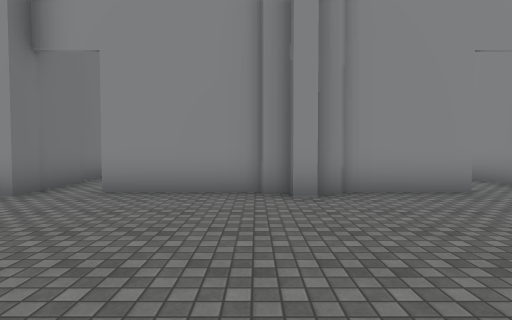
View 1 (above)

24 first-person views from a walk through a 3-D level made in the Unity game engine. The camera is 1.4 m above the floor, tilts 2° down and sees 80° across. The floor is counted in squares, 1.8 m on a side. Each view is taken from the middle of a square. On the plan, view 1 faces up. The plan holds only what a view shows up to about 11 squares ahead; the rest is blank. The place goes on beyond the plan. The player is left out. Door leaves are left out, so doorways stand open. Some surface patterns are stand-ins.

View 2
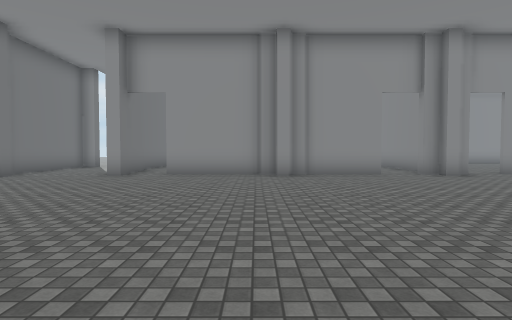

View 3
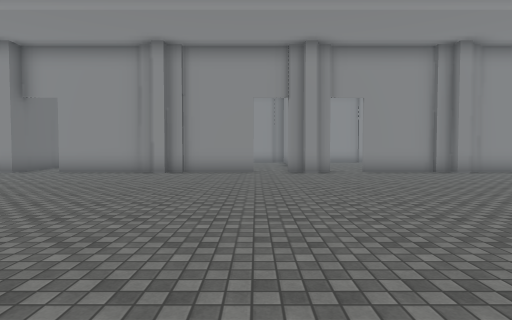

View 4
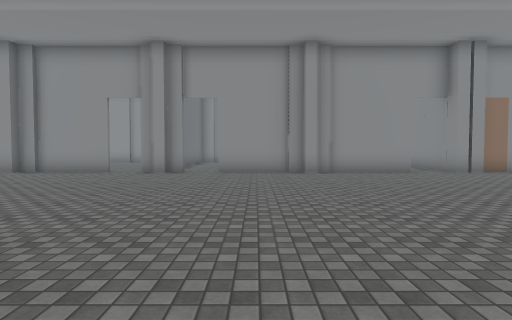

View 5
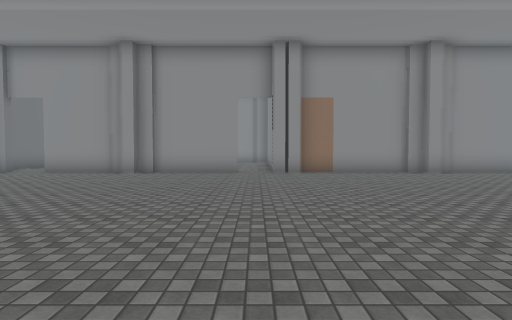

View 6
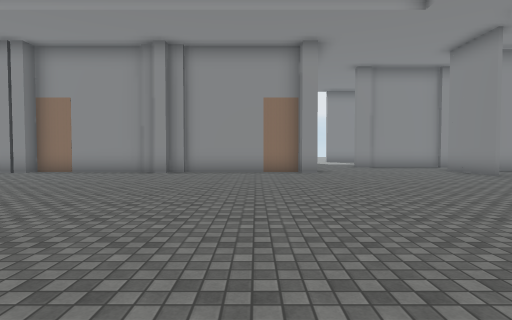

View 7
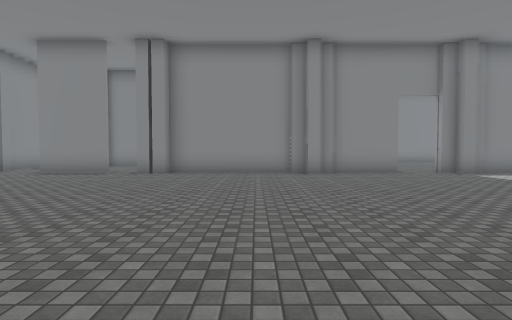

View 8
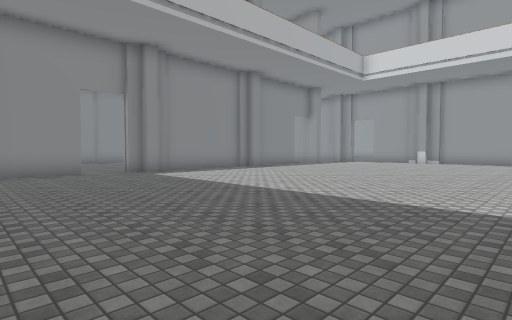

View 9
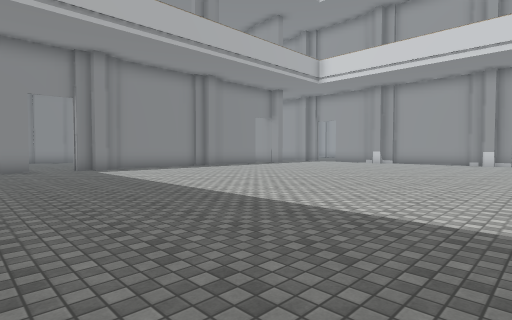

View 10
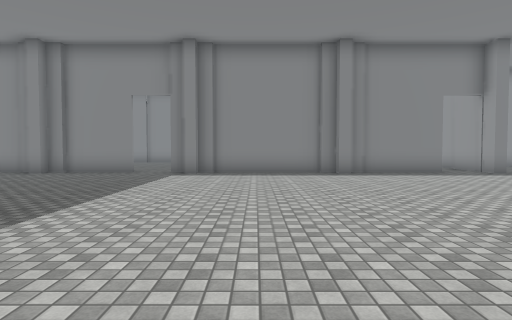

View 11
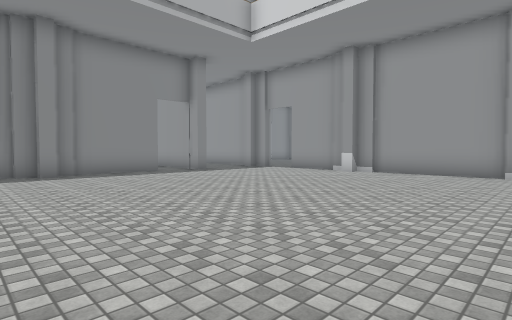

View 12
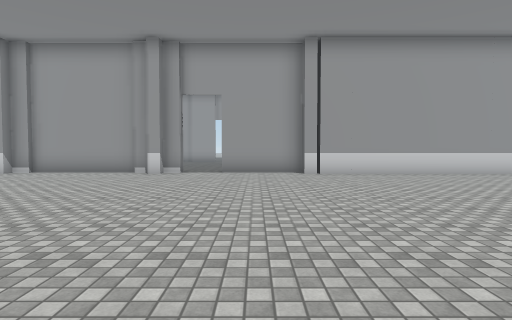

View 13
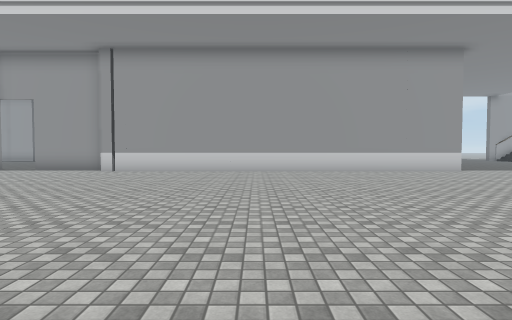

View 14
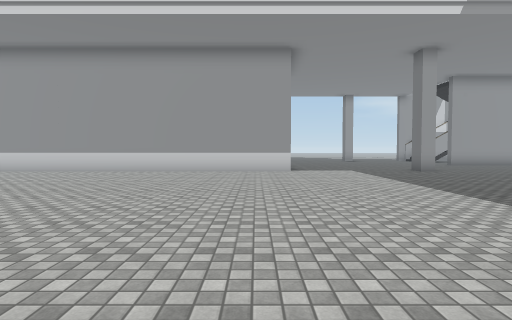

View 15
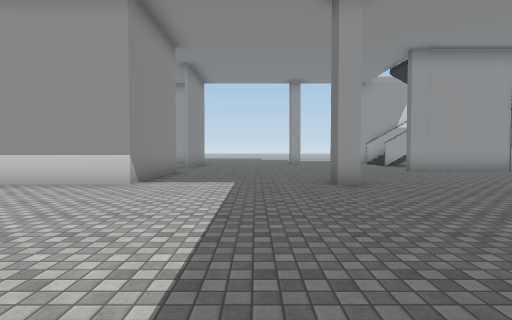

View 16
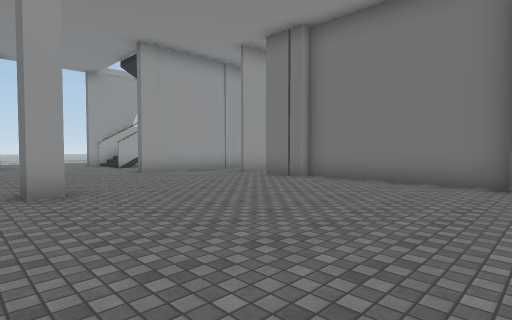

View 17
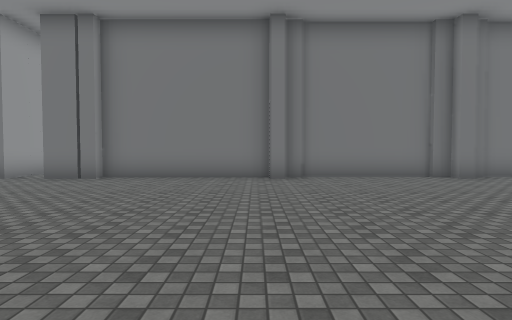

View 18
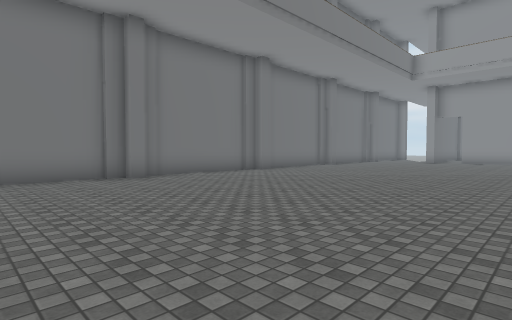

View 19
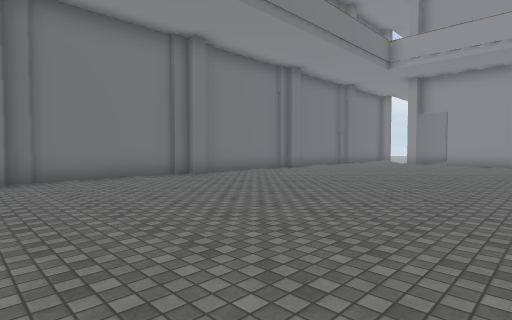

View 20
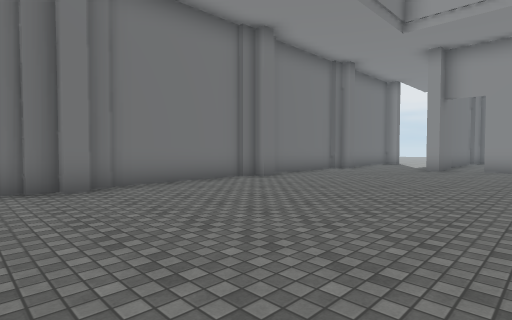

View 21
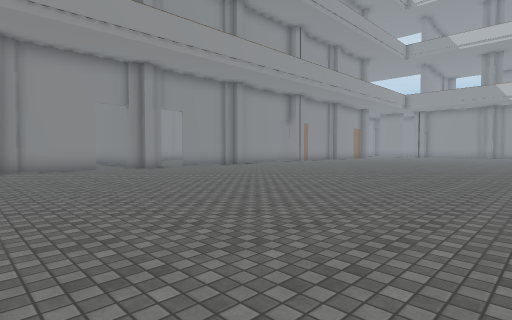

View 22
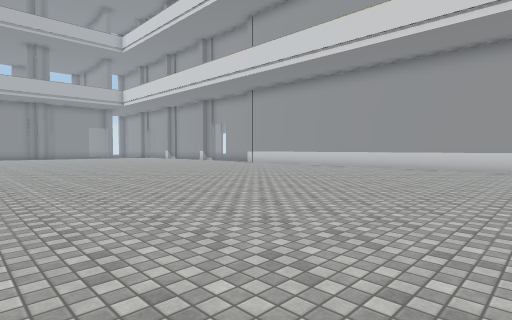

View 23
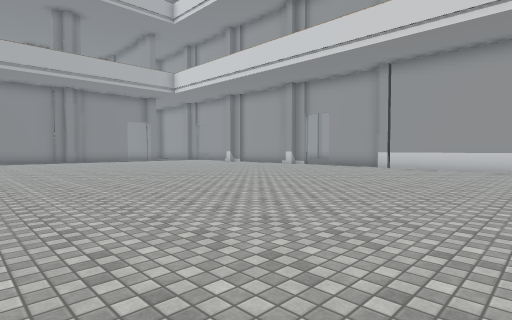

View 24
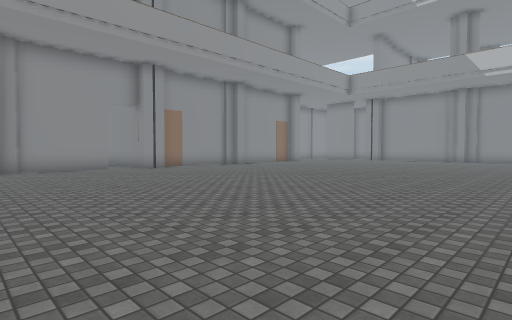

### Floor plan
Points are (right, up) in squares from view 1. A wall is a line through its corners. A room is listed if a view was taken in it or the views show most of it. See-through windows are left out.
Room 1 (views 1, 2, 3, 4, 5, 6, 7, 8, 9, 10, 11, 12, 13, 14, 15, 16, 17, 18, 19, 20, 21, 22, 23, 24)
walls: (11, 5) (10.6, 5) (10.6, 5.3) (10, 5.3); (11.6, 5.3) (11, 5.3); (10.1, 5.5) (7.6, 5.5); (6.1, 5) (5.7, 5) (5.7, 5.3) (5, 5.3); (14.4, 5.5) (11.5, 5.5); (16.5, -21.3) (19.2, -21.3); (6.5, 5.8) (6.5, 5.3) (6, 5.3); (4, 5.5) (1.5, 5.5); (21, -20.7) (21.5, -20.7); (20.5, -21.1) (21, -21.1); (1.6, 5.3) (1, 5.3); (20.2, 5.5) (16.5, 5.5) (16.5, 5) (15.6, 5) (15.6, 6); (1, 5) (0.6, 5) (0.6, 5.3) (0, 5.3); (20.8, 5.3) (20.1, 5.3); (21.5, -21.1) (22.1, -21.1); (21.6, 5.3) (21.1, 5.3) (21.1, 5) (20.6, 5); (22, -21.3) (25.5, -21.3); (0.1, 5.5) (-2.9, 5.5); (-1.4, -20.7) (-0.8, -20.7) (-0.8, -21.4); (-7, -10.1) (-7, -10.6) (-7.5, -10.6) (-7.5, -15.2); (-7, -5.1) (-7, -5.6) (-7.5, -5.6) (-7.5, -10.2); (3.8, -24.8) (3.8, -20.7) (16.5, -20.7); (-7, -15.1) (-7, -15.6); (25.4, -21.1) (26, -21.1); (26, -20.7) (26.5, -20.7); (-7, -0.1) (-7, -0.6); (30.8, -8.1) (30.8, -7.7); (25.6, 5.5) (21.5, 5.5); (-7.5, -0.6) (-7.5, -5.1); (-4.1, 5) (-4.5, 5); (26.1, 5) (25.5, 5); (-7.5, -15.6) (-7.5, -20.2) (-7, -20.2) (-7, -21.6); (31.2, -7.7) (31.2, -7.1); (31.2, -8.6) (31.2, -8); (30.8, -3.1) (30.8, -2.6); (31.3, -5.9) (31.3, -3.5); (30.8, -13.1) (30.8, -12.7); (31.2, -3.6) (31.2, -3.1); (31.3, -12.2) (31.3, -8.5); (31.2, -12.7) (31.2, -12.1); (31.2, -2.8) (31.2, -2.1); (31.2, -13.6) (31.2, -13.1); (-7.5, 2) (-7.5, 0.1); (31.3, -2.2) (31.3, 1.9); (31.3, -16.4) (31.3, -13.5); (30.8, 1.9) (30.8, 2.9); (-7, 4.9) (-7, 4.4); (30.8, -18.1) (30.8, -17.7); (30.8, 3.8) (30.8, 6.1); (-7.5, 7) (-7.5, 5.1); (-8.5, -22.6) (-7, -22.6); (-8.1, -24.8) (-4.4, -24.8)
ways out: opening at (7, 6); opening at (15, 6); opening at (20, -21); opening at (31, -17); gap at (-3, 6); gap at (4, 6); gap at (31, -6.5); gap at (31, 4)

Where each view was taken, in squares from view 1:
view 1: 0 up, 0 right, facing up
view 2: 4 down, 0 right, facing up
view 3: 5 down, 4 right, facing up
view 4: 5 down, 9 right, facing up
view 5: 5 down, 15 right, facing up
view 6: 5 down, 24 right, facing up
view 7: 1 down, 21 right, facing right
view 8: 3 down, 21 right, facing down-right
view 9: 4 down, 19 right, facing down-right
view 10: 10 down, 21 right, facing right
view 11: 11 down, 21 right, facing down-right
view 12: 11 down, 18 right, facing down
view 13: 10 down, 11 right, facing down
view 14: 10 down, 5 right, facing down
view 15: 14 down, 1 right, facing down
view 16: 15 down, 0 right, facing down-left
view 17: 16 down, 1 right, facing left
view 18: 14 down, 1 right, facing up-left
view 19: 11 down, 1 right, facing up-left
view 20: 7 down, 1 left, facing up-left
view 21: 7 down, 0 right, facing up-right
view 22: 8 down, 3 right, facing down-right
view 23: 8 down, 11 right, facing down-right
view 24: 7 down, 10 right, facing up-right
